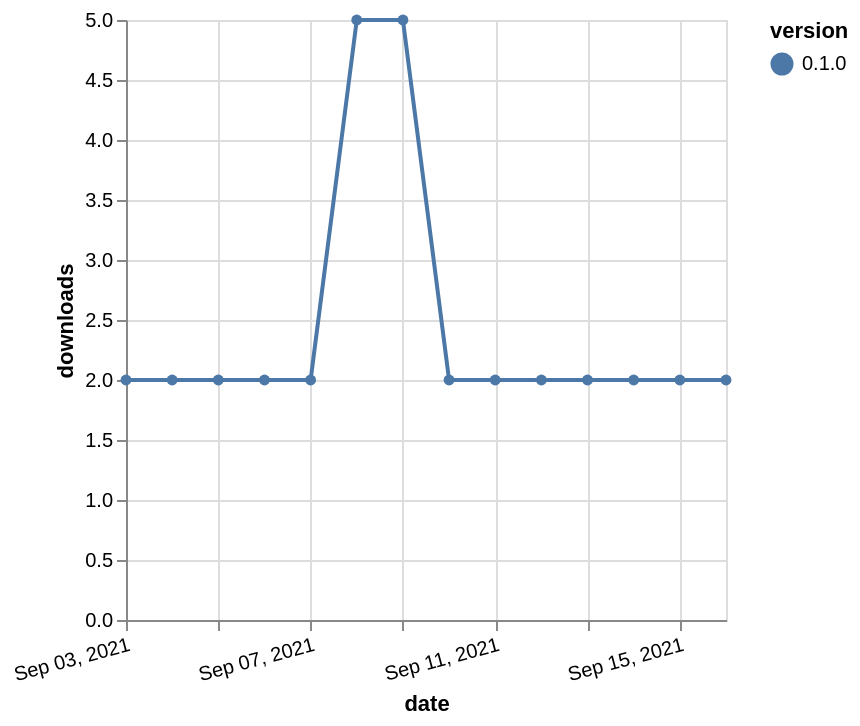

Vega-Lite specification for this chart:
### Vega-Lite specification from a JSON file in a GitHub repository (floating-point values rounded to 4 significant figures)
{"$schema": "https://vega.github.io/schema/vega-lite/v5.json", "description": "A simple bar chart with embedded data.", "data": {"values": [{"date": "2021-09-03", "total": 5196, "delta": 2, "version": "0.1.0"}, {"date": "2021-09-04", "total": 5198, "delta": 2, "version": "0.1.0"}, {"date": "2021-09-05", "total": 5200, "delta": 2, "version": "0.1.0"}, {"date": "2021-09-06", "total": 5202, "delta": 2, "version": "0.1.0"}, {"date": "2021-09-07", "total": 5204, "delta": 2, "version": "0.1.0"}, {"date": "2021-09-08", "total": 5209, "delta": 5, "version": "0.1.0"}, {"date": "2021-09-09", "total": 5214, "delta": 5, "version": "0.1.0"}, {"date": "2021-09-10", "total": 5216, "delta": 2, "version": "0.1.0"}, {"date": "2021-09-11", "total": 5218, "delta": 2, "version": "0.1.0"}, {"date": "2021-09-12", "total": 5220, "delta": 2, "version": "0.1.0"}, {"date": "2021-09-13", "total": 5222, "delta": 2, "version": "0.1.0"}, {"date": "2021-09-14", "total": 5224, "delta": 2, "version": "0.1.0"}, {"date": "2021-09-15", "total": 5226, "delta": 2, "version": "0.1.0"}, {"date": "2021-09-16", "total": 5228, "delta": 2, "version": "0.1.0"}]}, "width": "container", "mark": {"type": "line", "point": {"filled": true}}, "encoding": {"x": {"field": "date", "type": "temporal", "timeUnit": "yearmonthdate", "title": "date", "axis": {"labelAngle": -15}}, "y": {"field": "delta", "type": "quantitative", "title": "downloads"}, "color": {"field": "version", "type": "nominal"}, "tooltip": {"field": "delta"}}}
